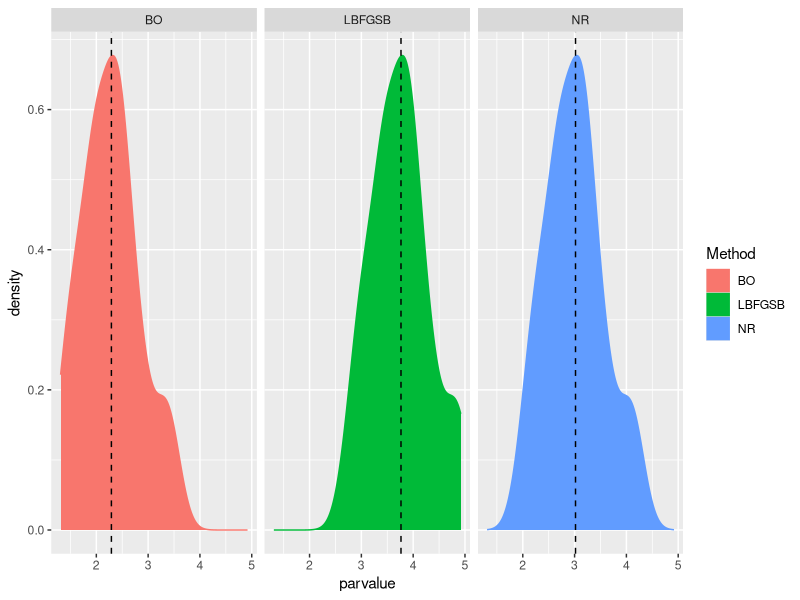

This figure's R source:
########################################Poisson Sports Ranking################################
#This script fits a Poisson Ranking model to Brazilian soccer data. 
#We define X_ij ~ poisson(lambda) where lambda = e(o_i - d_j) = expected goals from i against j on a match
#Note that lambda is always > 0.
#o_i is the ofensive power of team i. This is usually computed as average(goals from i)\average(goals from league) in soccer analysis.
#d_i is the defensive power of team j. Usually computed as average(goals against j)\average(goals against league)
#So, we will be bounding our parameters to be >= 0 even if lambda is always positive. 

#Due to nature of this problem, log-likelihood function uses information from d_j to estimate o_i 
#And information from o_i to estimate d_j
#A typical approach to this kind of optimization is Block Relaxation, where first we optimize o_i, then d_j.
#We also consider L-BFGS-B/optim and NR with inequality constraint. 

set.seed(182)

##Entering real data from Campeonato Brasileiro 2018
#The i_j entry indicates goals from i against j 
X <- matrix(c(0,1,3,1,1,0,0,0,1,2,0,1,2,0,0,2,1,3,2,2,
              0,0,3,1,1,2,3,1,1,0,5,0,0,1,2,3,1,5,0,2,
              4,1,0,2,2,2,5,1,2,3,3,2,2,1,3,2,0,4,1,4,
              1,2,0,0,3,2,1,1,0,0,2,0,0,1,2,1,2,2,3,4,
              1,0,2,0,0,0,1,1,1,2,2,2,1,1,2,0,2,2,1,1,
              2,2,0,0,0,0,3,2,0,0,1,0,1,2,1,1,0,1,0,2,
              1,1,2,1,0,2,0,2,2,3,1,1,2,1,1,0,1,2,1,0,
              1,1,0,2,2,1,0,0,2,0,2,0,1,1,1,1,1,2,1,0,
              3,0,2,1,1,0,3,1,0,0,2,0,0,1,3,2,0,2,1,3,
              2,2,1,2,2,0,2,1,1,0,3,2,2,1,2,1,0,4,1,1,
              1,1,2,1,1,0,3,1,1,0,0,0,0,1,4,0,1,0,0,0,
              1,2,0,2,4,3,2,1,1,2,0,0,0,0,2,5,2,3,2,4,
              2,1,2,2,3,1,3,2,0,2,2,1,0,0,1,2,3,0,3,2,
              4,3,2,3,2,2,0,1,3,1,3,2,1,0,3,3,3,2,1,3,
              1,0,0,1,1,0,1,0,1,0,2,0,1,1,0,0,1,1,1,1,
              0,3,1,2,1,2,0,1,0,1,3,0,1,1,3,0,0,3,1,5,
              1,2,0,1,3,1,2,3,1,2,1,1,0,0,1,1,0,0,2,3,
              0,3,1,2,1,1,1,1,0,0,1,0,2,0,1,2,1,0,2,0,
              4,2,1,2,1,1,3,1,2,1,1,1,1,0,1,0,2,3,0,2,
              1,1,1,2,3,2,1,2,1,2,1,0,2,0,1,0,0,1,1,0),ncol=20,nrow=20,byrow=T)




#Block Relaxation/Cyclic Coordinate Descent Implementation
##########################################################

n=20; #20 teams

d = rep(1,20) #we set ofensive and defensive initial guess values as 1 
o = rep(1,20)

O = matrix(ncol=20,nrow=n) #to visualize algorithm, we construct a matrix were column = optization step
D = matrix(ncol=20,nrow=n) #and row = team parameter
O[,1] = o
D[,1] = d


epslon = 1e-15 #we set a convergence criteria

i = 1  

##################Cyclic Coordinate Descent: 
#block updating: we estimate oMLE1 using dMLE1 and initial guesses, and then dMLE2 using oMLE1. 

poisson_block_opt <- function(epslon, X, o, d, O, D){ #block optimization of X log-lik function
  i <- 1
  d_old <- rep(0, n)
  o_old <- rep(0, n)
  while(sum((d-d_old)^2) + sum((o-o_old)^2) > epslon){   #convergence criteria
    o_old <- o                          
    o <- log(rowSums(X)/sum(exp(-d)))  
    d_old <- d
    d <- -log(colSums(X)/sum(exp(o)))  
    i <- i+1
    O[,i] <- o
    D[,i] <- d
  }
  return(list(O,D))
}



results <- poisson_block_opt(epslon = 1e-15, X = X, o=o, d=d, O=O, D=D) #poisson sports ranking com block opt 
#para jogos em Casa dos times
O_est_BO <- results[[1]] ##ofensive estimate
D_est_BO <- results[[2]] ##defensive estimate

O_est_BO <- O_est_BO[,3] ##getting the last step of optimization
D_est_BO <- D_est_BO[,3]

names(O_est_BO) <- names(D_est_BO) <- c("AMM","ATM","ATP","BAH","BOT","CEA","CHA","COR","CRU","FLA",
                                        "FLU","GRE","INT","PAL","PAR","SAN","SPA","SPT","VAS","VIT")

head(sort(O_est_BO)) #worst offensive teams 
#      PAR       FLU       CEA       COR       SPT       AMM 
#0.5692171 0.8374811 0.8946395 0.9487067 0.9487067 1.0953102 

head(sort(D_est_BO)) #worst defensive teams
#      SPT       VIT       FLU       CHA       PAR       BOT 
#0.5787865 0.6041043 0.7123179 0.7413055 0.7413055 0.8019301



#Direct -loglikelihood minimization using optim and L-BFGS-B
#We use L-BFGS-B to add lower>=0 bounds on our parameters
##########################################################

### simple loglikelihood function
logL = function(t,n){
  temp = 0
  for(i in 1:n){
    for(j in 1:n){
      temp = temp - exp(t[i]-t[n+j]) + X[i,j] * (t[i]-t[n+j]) #elements to be added from each pair of observed teams
    }
  }
  -temp
}


n <- 20 #20 teams
o <- numeric(n) #starting ofensive/def parameters vector
d <- numeric(n)
t = c(o, d) #reunites ofensive and defensive parameters in a single vector

# creating initial guesses from each parameter
t0 = c(rep(2,20), rep(1,20)) 

control <- list(factr = 1e3) #setting L-BFGS-B convergence with smaller eps


est_pars <- optim(par = t0, fn = logL, method = 'L-BFGS-B', 
                  lower =  c(rep(0,40), upper = c(rep(5, 40))),
                  control = control, n=20)$par  #optmization

O_est_LBFGSB <- est_pars[1:20]
D_est_LBFGSB <- est_pars[21:40]
names(O_est_LBFGSB) <- names(D_est_LBFGSB) <- c("AMM","ATM","ATP","BAH","BOT","CEA","CHA","COR","CRU","FLA",
                                                "FLU","GRE","INT","PAL","PAR","SAN","SPA","SPT","VAS","VIT")

head(sort(O_est_LBFGSB)) #worst offensive teams
#PAR      FLU      CEA      COR      SPT      AMM 
#1.306286 1.574550 1.631709 1.685776 1.685776 1.832379

head(sort(D_est_LBFGSB)) #worst deffensive teams
#SPT      VIT      FLU      CHA      PAR      BOT 
#1.315856 1.341174 1.449387 1.478375 1.478375 1.538999 



#Direct -loglikelihood minimization using Newton-Rapson 
#There is no lambda*g(x) (equality constraint) but we need to positive-bound our parameters
##########################################################

#problem: we need to set inequality bounds on our parameters (>=0)
#lets update our log-likelihood function to greatly penalize less than 0 parameters
mod_logL <- function(t,n){
  temp = 0
  for(i in 1:n){
    for(j in 1:n){
      if((t[i] <= 0) | (t[n+j] < 0)){ #if parameter is <= 0, returns a big positive value to minimization of neg. log.lik
        temp <- -1e10
        return(-temp)
      }
      else{
        temp <- temp - exp(t[i]-t[n+j]) + X[i,j]*(t[i]-t[n+j]) #else, continue optimization
        #due to nature of the problem, this will never be bigger than 1e10 for bad <= 0 parameters
      }# elementos a serem somados para cada par de times registrado
    }
  }
  -temp
}

est_pars_NR <- nlm(mod_logL, p = t0, n = 20)$estimate ##Newton-Rhapson optimization
O_est_NR <- est_pars_NR[1:20]
D_est_NR <- est_pars_NR[21:40]
names(O_est_NR) <- names(D_est_NR) <- c("AMM","ATM","ATP","BAH","BOT","CEA","CHA","COR","CRU","FLA",
                                        "FLU","GRE","INT","PAL","PAR","SAN","SPA","SPT","VAS","VIT")

head(sort(O_est_NR))
#PAR       FLU       CEA       COR       SPT       BOT 
#0.9327795 1.2010351 1.2581940 1.3122595 1.3122595 1.4588604 

head(sort(D_est_NR))
#SPT       VIT       FLU       CHA       PAR       BOT 
#0.9423375 0.9676555 1.0758714 1.1048593 1.1048593 1.1654840 






###########################################
#now, lets compare the three methods
library(tidyverse)

##First, lets compare each team's 'absolute' score, being ofensive + defensive score for each method
#Their sum of scores represent the 'absolute' rank of each team
OD_est3 <- matrix(0, 20, 3)
OD_est3[,1] <- O_est_BO + D_est_BO
OD_est3[,2] <- O_est_LBFGSB + D_est_LBFGSB
OD_est3[,3] <- O_est_NR + D_est_NR
OD_est3 <- as.data.frame(OD_est3)
colnames(OD_est3) <- c("BO", 'LBFGSB','NR')
OD_est3 <- OD_est3 %>% gather('Method', 'parvalue')
median <- OD_est3 %>% group_by(Method) %>% summarize(mediana = median(parvalue)) 

ggplot(OD_est3, aes(x = parvalue, color = Method, fill= Method)) + geom_density() + facet_wrap(~Method)+
  geom_vline(data = median, aes(xintercept=mediana),
             linetype="dashed")

#We can see the 3 methods produced different optimizations, where Block-Opt produced Ofensive+Defensive parameter
#distribution with lowest median, and L-BFGS-B produced O+D param. distr. with highest median. 
#However, the three distributions seem to have a similar shape.
#This is probably related to Identification issues on the optimization. 
#To fix this we can add a equality constraint where sum(o_i) - sum(d_i) = 0. 
#However, the ranking stays the same even though the 'level' difference of parameters: 

###Lets now check for the 5 better teams in each method:

tail(sort(O_est_BO + D_est_BO),5) ##sorting for defensive + ofensive power
#     FLA      INT      ATP      GRE      PAL 
#2.628609 2.793231 2.920629 3.290503 3.444654 

tail(sort(O_est_LBFGSB + D_est_LBFGSB),5)
#FLA      INT      ATP      GRE      PAL 
#4.107937 4.272560 4.399958 4.769832 4.923983 

tail(sort(O_est_NR + D_est_NR),5)
#FLA      INT      ATP      GRE      PAL 
#3.355717 3.520335 3.647738 4.017618 4.171771 

#We can see the rank is the same for each method, what seems to change is the parameters absolute value. 


###Now, lets compute lambda = expected goals from i against j 

##expected value of goals when ATP faces SPT:
exp(O_est_BO["ATP"] - D_est_BO["SPT"]) #lambda
#3.352381 goals expected from ATP against SPT

exp(O_est_LBFGSB["ATP"] - D_est_LBFGSB["SPT"]) #lambda
#3.35238

exp(O_est_NR["ATP"] - D_est_NR["SPT"]) #lambda
#3.352392 

#Here, we can see the expected goals are the same in every method, even though the different parameter values. 

#This suggests the three algorithms can be used to estimate this sports rank example, as long as we address Identification issue. 
#However, L-BFGS-B and Block Optimization can be thought of more natural approaches, since the derivation of 
#log-likelihood function is straightforward. 
#In Newton-Rapson log-lik function, we had to add a conditional statement to manually bound the parameters. 
#In this case, we could see adding this condition wouldn't give us bad funtion values, but in more complicated functions
#this could cause problems. Also, this makes analytical gradient/hessian calculation less intuitive. 
#If we were doing unbounded optimization on parameters (not bounding on >=0), we could just use Nelder-Mead on optim and also we wouldn't need to change likelihood function for Newton-Rhapson method.
#Then, all three methods could be a good option. 

